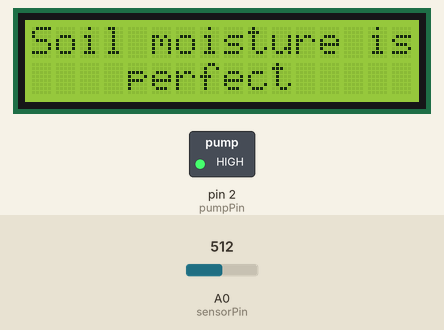
Recording of a sketch running on a simulated Arduino Uno, built with avr-gcc and run on an emulated ATmega328P. Shown: 16×2 character LCD, switched loads named in the sketch (green lamp = pin HIGH). The inputs (shaded band) are chosen by the test bench; at power-on: A0 (sensorPin) = 512. Pins used as bus, display or sensor lines are not drawn; what the sketch prints to the serial monitor is not drawn.

Above: at 1.2 s.
1.3 s: A0 (sensorPin) set to 735
3.3 s: A0 (sensorPin) set to 763
At 4.5 s:
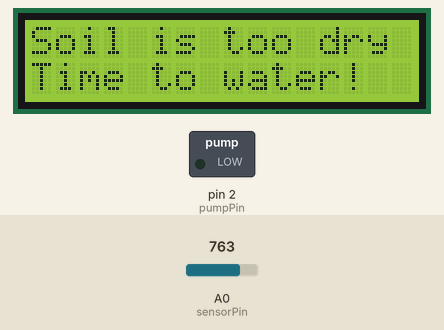
5.7 s: A0 (sensorPin) set to 306
At 7.5 s:
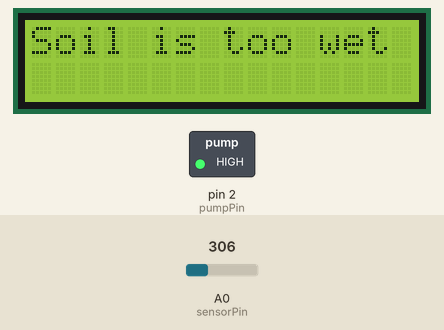
7.8 s: A0 (sensorPin) set to 493
9.6 s: A0 (sensorPin) set to 514
At 11.6 s:
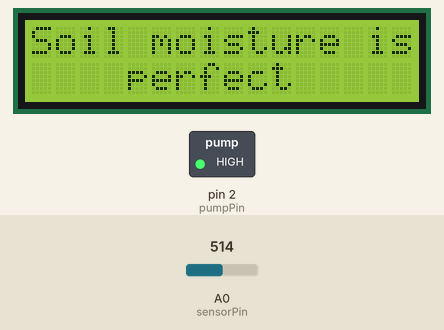
11.9 s: A0 (sensorPin) set to 900
At 13.9 s:
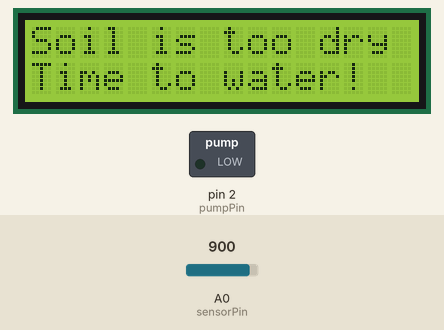
Timing chart, 0 to 15.0 s (numbered marks = the images above; inputs shaded):
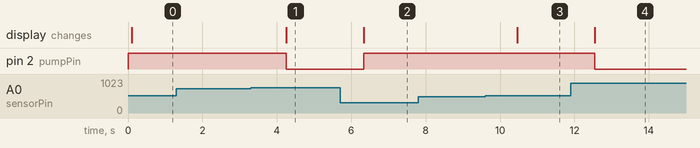

Measured:
- the behaviour switches between 750 and 751 on A0 (sensorPin) (found by bisection; images 0 and 1)
- the behaviour switches between 499 and 500 on A0 (sensorPin) (found by bisection; images 2 and 3)
- after the input at 1.3 s, every drawn part: stays the same
- after the input at 3.3 s, pin 2 (pumpPin): HIGH → LOW after 0.96 s; the display: changes after 0.96 s (image 1)
- after the input at 5.7 s, pin 2 (pumpPin): LOW → HIGH after 0.63 s; the display: changes after 0.63 s (image 2)
- after the input at 7.8 s, every drawn part: stays the same
- after the input at 9.6 s, the display: changes after 0.86 s (image 3)
- after the input at 11.9 s, pin 2 (pumpPin): HIGH → LOW after 0.65 s; the display: changes after 0.65 s (image 4)

The sketch:

sistem_irigatie.ino
```cpp
#include <Wire.h>
#include <LiquidCrystal_I2C.h>

#define soilWet 500
#define soilDry 750
// Sensor pins
#define sensorPower 7
#define sensorPin A0
//Pump pin
#define pumpPin 2

LiquidCrystal_I2C lcd(0x27, 16, 2);

void setup() {
  pinMode(sensorPower, OUTPUT);
  pinMode(pumpPin, OUTPUT);

  digitalWrite(sensorPower, LOW);
  digitalWrite(pumpPin, HIGH);

  Serial.begin(9600);
  lcd.begin ();

}

void loop() {

  int moisture = readSensor();

  Serial.println(moisture);

  lcd.backlight();
  lcd.setCursor(0, 0);

  if (moisture < soilWet) {
    lcd.clear();
    lcd.setCursor(0,0);
    lcd.print("Soil is too wet");
    digitalWrite(pumpPin, HIGH);
    Serial.println("Status: Soil is too wet");
  }
  else if (moisture >= soilWet && moisture < soilDry) {
    lcd.clear();
    lcd.setCursor(0,0);
    lcd.print("Soil moisture is");
    lcd.setCursor(4, 1);
    lcd.print("perfect");
    digitalWrite(pumpPin, HIGH);
    Serial.println("Soil moisture is perfect");
  }
  else if(moisture > soilDry){
    lcd.clear();
    lcd.setCursor(0,0);
    lcd.print("Soil is too dry ");
    lcd.setCursor(0, 1);
    lcd.print("Time to water!");
    Serial.println("Soil is too dry - time to water!");
    digitalWrite(pumpPin, LOW);

  }

  delay(1000);
  Serial.println();
}


int readSensor() {
  digitalWrite(sensorPower, HIGH);
  delay(10);
  int val = analogRead(sensorPin);
  digitalWrite(sensorPower, LOW);
  return val;
}
```
